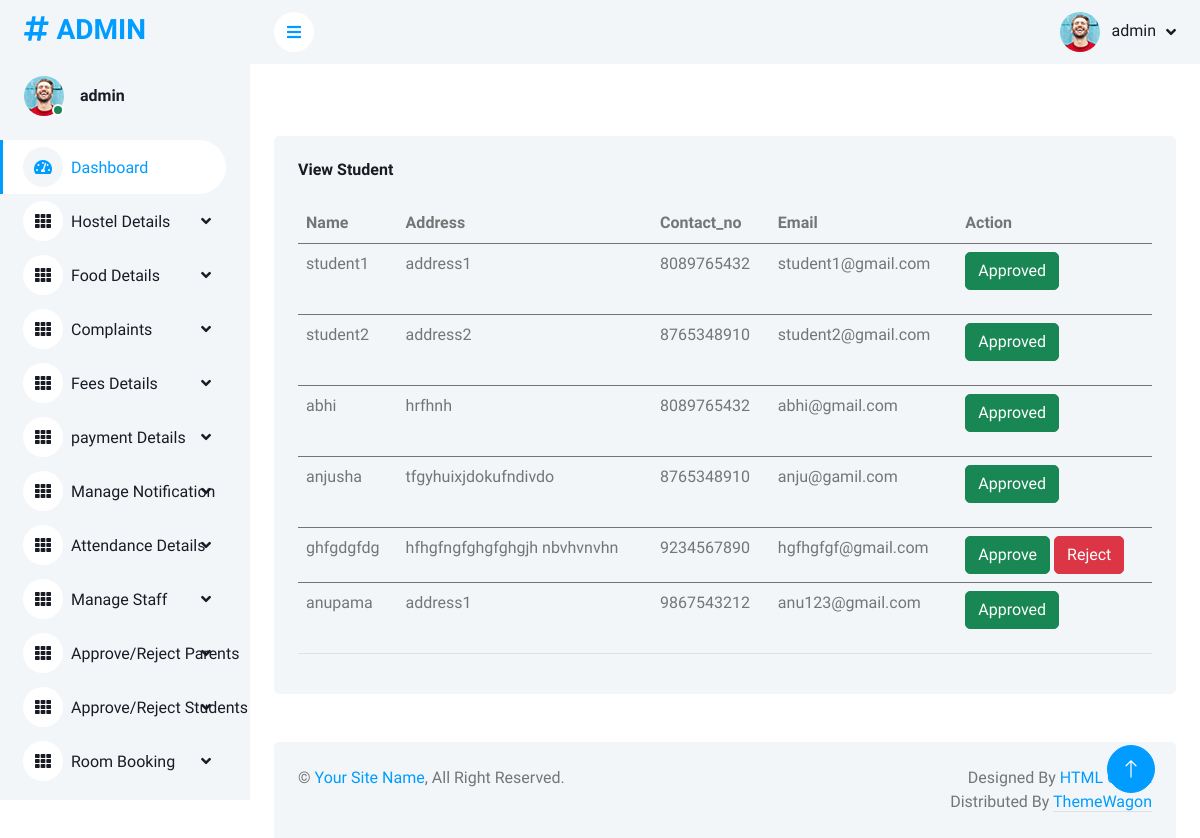
The app's page /viewstudent (signed in), older data.
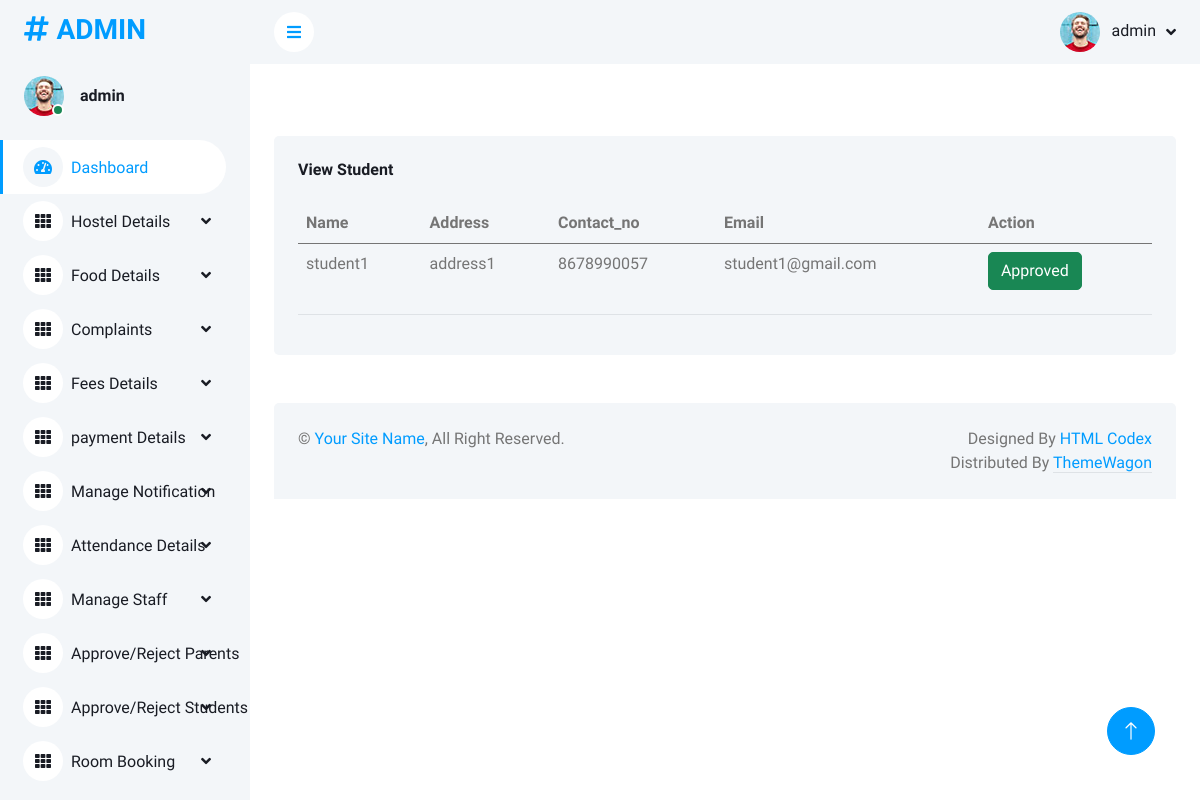
The same page, newer data.
### app/models.py (models this page shows, shortened)
class Student(models.Model):
    user = models.OneToOneField(Login, on_delete=models.CASCADE, primary_key=True, related_name='student')
    name = models.CharField(max_length=50)
    address = models.TextField()
    contact_no = models.IntegerField()
    email = models.EmailField()
    approval_status = models.BooleanField(default=0)
    image = models.ImageField(upload_to='profile', null=True)
    seen = models.BooleanField(default=False)

### app/adminviews.py (the view)
@login_required(login_url='accounts:login')
def view_student(request):
    data = Student.objects.all()
    return render(request, 'admin_temp/view_student.html', {'data': data})

### templates/admin_temp/view_student.html
<!DOCTYPE html>
{% extends 'admin_temp/admin_home.html' %}
{% block content %}
{% load static %}
<div class="col-12">
    <div class="bg-light rounded h-100 p-4">
        <h6 class="mb-4">View Student</h6>
        <div class="table-responsive">
            <table class="table">
                <thead>
                <tr>
                    <th scope="col">Name</th>
                    <th scope="col">Address</th>
                    <th scope="col">Contact_no</th>
                    <th scope="col">Email</th>
                    <th scope="col">Action</th>
                </tr>
                </thead>
                <tbody>
                {% for i in data %}
                <tr>
                    <td>{{i.name}}</td>
                    <td>{{i.address}}</td>
                    <td>{{i.contact_no}}</td>
                    <td>{{i.email}}</td>
                <td>
                {% if i.approval_status == 0 %}
                <a href="{% url 'approve_student' i.user_id %}"><button class="btn btn-success">Approve</button> </a>
                    <a href="{% url 'reject_student' i.user_id %}"><button class="btn btn-danger">Reject</button> </a>
                {% elif i.approval_status == True %}
                    <p class="btn btn-success">Approved</p>
                {% else %}
                    <p class="btn btn-danger">Rejected</p>
                {% endif %}
                </td>
                </tr>
                </tbody>
                {% endfor %}
            </table>
        </div>
    </div>
</div>
{% endblock %}

Row changes from the older to the newer data that the page shows:
removed Student: name "student2", address "address2", contact_no "8765348910", email "student2@gmail.com", approval_status "Approved"
removed Student: name "abhi", address "hrfhnh", contact_no "8089765432", email "abhi@gmail.com", approval_status "Approved"
removed Student: name "anjusha", address "tfgyhuixjdokufndivdo", contact_no "8765348910", email "anju@gamil.com", approval_status "Approved"
removed Student: name "ghfgdgfdg", address "hfhgfngfghgfghgjh nbvhvnvhn", contact_no "9234567890", email "hgfhgfgf@gmail.com", approval_status "Approve"
removed Student: name "anupama", address "address1", contact_no "9867543212", email "anu123@gmail.com", approval_status "Approved"
changed Student "student1": contact_no "8089765432" → "8678990057"
